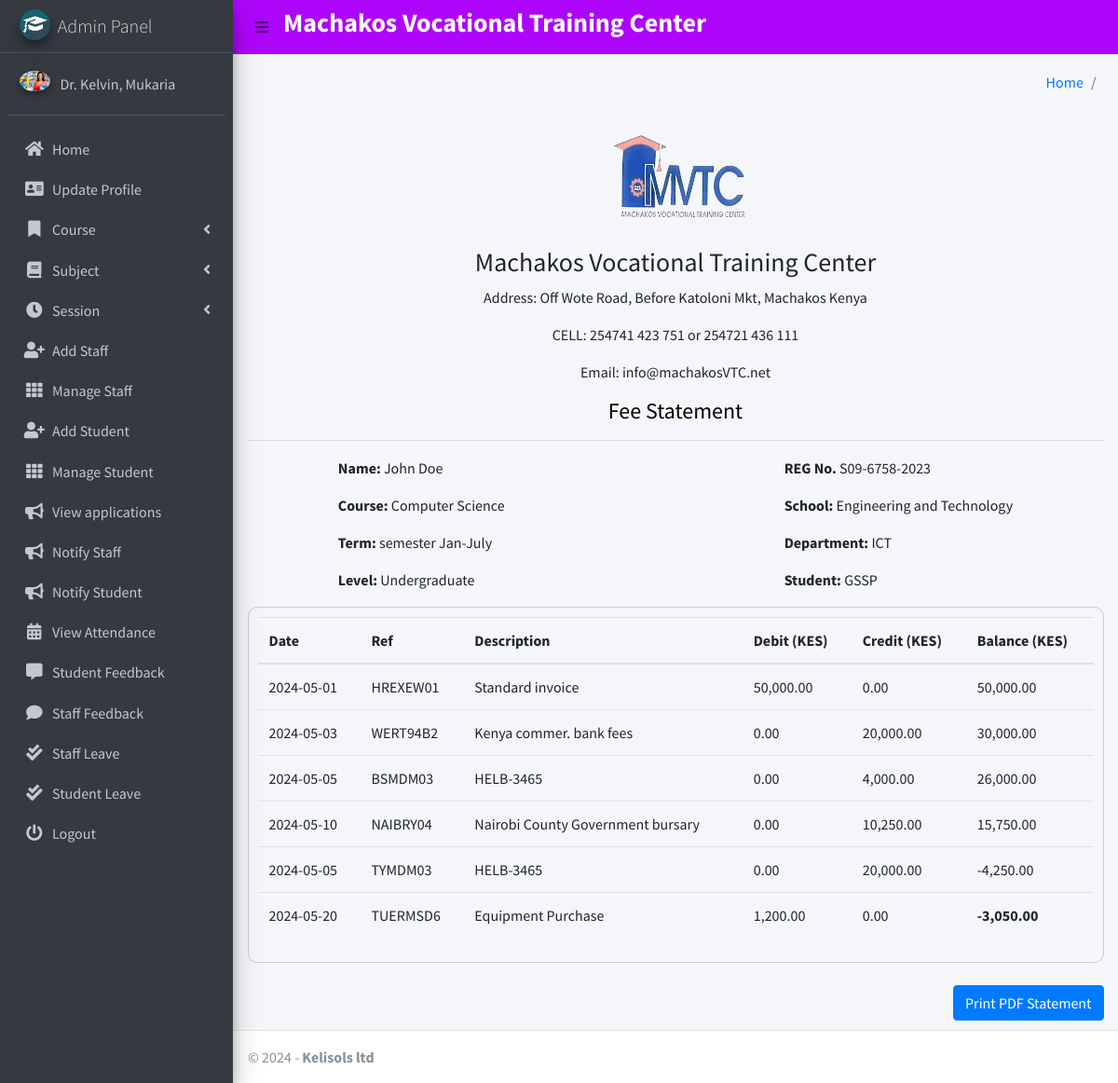
The page /student/view/fees/ (signed in) on the database its author committed.
### main_app/models.py (models this page shows)
class CustomUser(AbstractUser):
    USER_TYPE = ((1, "HOD"), (2, "Staff"), (3, "Student"))
    GENDER = [("M", "Male"), ("F", "Female")]
    username = None  # Removed username, using email instead
    email = models.EmailField(unique=True)
    user_type = models.CharField(default=1, choices=USER_TYPE, max_length=1)
    gender = models.CharField(max_length=1, choices=GENDER)
    profile_pic = models.ImageField()
    address = models.TextField()
    fcm_token = models.TextField(default="")  # For firebase notifications
    created_at = models.DateTimeField(auto_now_add=True)
    updated_at = models.DateTimeField(auto_now=True)
    USERNAME_FIELD = "email"
    REQUIRED_FIELDS = []
    objects = CustomUserManager()
    def __str__(self):
        return self.last_name + ", " + self.first_name

### main_app/student_views.py (the view)
# urls.py: path('student/view/fees/', student_views.student_view_fees,name='student_view_fees'),
def student_view_fees(request):
    return render(request, "student_template/student_view_fees.html")

### main_app/templates/student_template/student_view_fees.html (shortened to what this page needs)
{% extends 'main_app/base.html' %}
{% load static %}
{% block content %}
<section class="content">
    <div class="container ">
        <div class="centered">
          <div class="university-info">
            <img src="{% static 'dist/img/Logo.png' %}" alt="University Logo" class="university-logo mb-4">
                <h3>Machakos Vocational Training Center</h3>
                <p>Address: Off Wote Road, Before Katoloni Mkt, Machakos Kenya</p>
                <p>CELL: 254741 423 751   or  254721 436 111 </p>
                <P>Email: info@machakosVTC.net</P>
               <strong><h4 id="Fee">Fee Statement</h4></strong>
            </div>
            <hr>
        </div>
        <div class="row" style="text-align: start;">
            <table style="margin: 0 auto;">
                <tr>
                    <td style="padding-right: 150px;">
                        <p><strong>Name:</strong> John Doe</p>
                        <p><strong>Course:</strong> Computer Science</p>
                        <p><strong>Term:</strong> semester Jan-July</p>
                        <p><strong>Level:</strong> Undergraduate</p>
                    </td>
                    <td style="padding-left: 150px;">
                        <p><strong>REG No.</strong> S09-6758-2023</p>
                        <p><strong>School:</strong> Engineering and Technology</p>
                        <p><strong>Department:</strong> ICT</p>
                        <p><strong>Student:</strong> GSSP</p>
                    </td>
                </tr>
            </table>
        </div>
        <div class="fee-statement-table">
            <table class="table">
                <thead>
                    <tr>
                        <th>Date</th>
                        <th>Ref</th>
                        <th>Description</th>
                        <th>Debit (KES)</th>
                        <th>Credit (KES)</th>
                        <th>Balance (KES)</th>
                    </tr>
                </thead>
                <tbody>
                    <tr>
                        <td>2024-05-01</td>
                        <td>HREXEW01</td>
                        <td>Standard invoice</td>
                        <td>50,000.00</td>
                        <td>0.00</td>
                        <td>50,000.00</td>
                    </tr>
                    <tr>
                        <td>2024-05-03</td>
                        <td>WERT94B2</td>
                        <td>Kenya commer. bank fees</td>
                        <td>0.00</td>
                        <td>20,000.00</td>
                        <td>30,000.00</td>
                    </tr>
                    <tr>
                        <td>2024-05-05</td>
                        <td>BSMDM03</td>
                        <td>HELB-3465</td>
                        <td>0.00</td>
                        <td>4,000.00</td>
                        <td>26,000.00</td>
                    </tr>
                    <tr>
                        <td>2024-05-10</td>
                        <td>NAIBRY04</td>
                        <td>Nairobi County Government bursary</td>
                        <td>0.00</td>
                        <td>10,250.00</td>
                        <td>15,750.00</td>
                    </tr>
                    <tr>
                        <td>2024-05-05</td>
                        <td>TYMDM03</td>
                        <td>HELB-3465</td>
                        <td>0.00</td>
                        <td>20,000.00</td>
                        <td>-4,250.00</td>
                    </tr>
                    <tr>
                        <td>2024-05-20</td>
                        <td>TUERMSD6</td>
                        <td>Equipment Purchase</td>
                        <td>1,200.00</td>
                        <td>0.00</td>
                        <td><STRong>-3,050.00</STRong></td>
                    </tr>
                </tbody>
            </table>
        </div>
<br>
        <button style="float: right;" class="btn btn-primary d-print-none" onclick="window.print()">Print PDF Statement</button>
   <br><br> </div>
</section>
{% endblock content %}

### main_app/templates/main_app/sidebar_template.html (shortened to what this page needs)
{% load static %}
<aside class="main-sidebar sidebar-dark-info elevation-4" >
    {% if request.user.user_type == '1' %}
    <a href="{% url 'admin_home' %}" class="brand-link">
        <img src="{% static 'dist/img/cmsl.png' %} " alt="AdminLTE Logo"
            class="brand-image img-circle elevation-3" >
        <span class="brand-text font-weight-light">Admin Panel</span>
    </a>
    <div class="sidebar" >
        <div class="user-panel mt-3 pb-3 mb-3 d-flex">
            <div class="image">
                <img src="{{ request.user.profile_pic}}" class="img-circle elevation-2" alt="User Image">
            </div>
            <div class="info">
                <a href="#" class="d-block">{{user}}</a>
            </div>
        </div>
        <nav class="mt-2">
            <ul class="nav nav-pills nav-sidebar flex-column" data-widget="treeview" role="menu" data-accordion="false">
                <li class="nav-item">
                    {% url 'admin_home' as admin_home %}
                    <a href="{{admin_home}}" class="nav-link {% if admin_home == request.path %} active {% endif %}">
                        <i class="nav-icon fas fa-home"></i>
                        <p>
                            Home
                        </p>
                    </a>
                </li>
                <li class="nav-item">
                    {% url 'admin_view_profile' as admin_view_profile %}
                    <a href="{{admin_view_profile}}"
                        class="nav-link {% if admin_view_profile == request.path %} active {% endif %}">
                        <i class="nav-icon fas fa-address-card"></i>
                        <p>
                            Update Profile
                        </p>
                    </a>
                </li>
                <li class="nav-item has-treeview">
                    <a href="#" class="nav-link">
                        <i class="nav-icon fas fa-bookmark"></i>
                        <p>
                            Course
                            <i class="fas fa-angle-left right"></i>
                        </p>
                    </a>
                </li>
                <li class="nav-item has-treeview">
                    <a href="#" class="nav-link">
                        <i class="nav-icon fas fa-book"></i>
                        <p>
                            Subject
                            <i class="fas fa-angle-left right"></i>
                        </p>
                    </a>
                </li>
                <li class="nav-item has-treeview">
                    <a href="#" class="nav-link">
                        <i class="nav-icon fas fa-clock"></i>
                        <p>
                            Session
                            <i class="fas fa-angle-left right"></i>
                        </p>
                    </a>
                </li>
                <li class="nav-item">
                    {% url 'add_staff' as add_staff %}
                    <a href="{{add_staff}}" class="nav-link {% if add_staff == request.path %} active {% endif %}">
                        <i class="nav-icon fas fa-user-plus"></i>
                        <p>
                            Add Staff
                        </p>
                    </a>
                </li>
                <li class="nav-item">
                    {% url 'manage_staff' as manage_staff %}
                    {% url 'edit_staff' staff_id as edit_staff %}
                    <a href="{{manage_staff}}"
                        class="nav-link {% if manage_staff == request.path or request.path == edit_staff %} active {% endif %}">
                        <i class="nav-icon fas fa-th"></i>
                        <p>
                            Manage Staff
                        </p>
                    </a>
                </li>
                <li class="nav-item">
                    {% url 'add_student' as add_student%}
                    <a href="{{add_student}}" class="nav-link  {% if add_student == request.path %} active {% endif %}">
                        <i class="nav-icon fas fa-user-plus"></i>
                        <p>
                            Add Student
                        </p>
                    </a>
                </li>
                <li class="nav-item">
                    {% url 'manage_student' as manage_student %}
                    {% url 'edit_student' student_id as edit_student %}
                    <a href="{{manage_student}}"
                        class="nav-link  {% if edit_student == request.path or manage_student == request.path %} active {% endif %}">
                        <i class="nav-icon fas fa-th"></i>
                        <p>
                            Manage Student
                        </p>
                    </a>
                </li>
                <li class="nav-item">
                    {% url 'applicants_list' as applicants_list %}
                    <a href="{{applicants_list}}"
                        class="nav-link {% if applicants_list == request.path %} active {% endif %}">
                        <i class="nav-icon fas fa-bullhorn"></i>
                        <p>
                            View applications
                        </p>
                    </a>
                </li>
                <li class="nav-item">
                    {% url 'admin_notify_staff' as admin_notify_staff %}
                    <a href="{{admin_notify_staff}}"
                        class="nav-link {% if admin_notify_staff == request.path %} active {% endif %}">
                        <i class="nav-icon fas fa-bullhorn"></i>
                        <p>
                            Notify Staff
                        </p>
                    </a>
                </li>
                <li class="nav-item">
                    {% url 'admin_notify_student' as admin_notify_student %}
                    <a href="{{admin_notify_student}}"
                        class="nav-link {% if admin_notify_student == request.path %} active {% endif %}">
                        <i class="nav-icon fas fa-bullhorn"></i>
                        <p>
                            Notify Student
                        </p>
                    </a>
                </li>
                <li class="nav-item">
                    {% url 'admin_view_attendance' as admin_view_attendance %}
                <li class="nav-item">
                    <a href="{{admin_view_attendance}}"
                        class="nav-link  {% if admin_view_attendance == request.path %} active {% endif %}">
                        <i class="nav-icon fas fa-calendar-alt"></i>
                        <p>
                            View Attendance
                        </p>
                    </a>
                </li>
                <li class="nav-item">
                    {% url 'student_feedback_message' as student_feedback_message %}
                    <a href="{{ student_feedback_message }}"
                        class="nav-link  {% if student_feedback_message == request.path %} active {% endif %}">
                        <i class="nav-icon fas fa-comment-alt"></i>
                        <p>
                            Student Feedback
                        </p>
                    </a>
                </li>
                <li class="nav-item">
                    {% url 'staff_feedback_message' as staff_feedback_message %}
                    <a href="{{staff_feedback_message}}"
                        class="nav-link   {% if staff_feedback_message == request.path %} active {% endif %}">
                        <i class="nav-icon fas fa-comment"></i>
                        <p>
                            Staff Feedback
                        </p>
                    </a>
                </li>
                <li class="nav-item">
                    {% url 'view_staff_leave' as view_staff_leave %}
                    <a href="{{view_staff_leave}}"
                        class="nav-link  {% if view_staff_leave == request.path %} active {% endif %}">
                        <i class="nav-icon fas fa-check-double"></i>
                        <p>
                            Staff Leave
                        </p>
                    </a>
                </li>
                <li class="nav-item">
                    {% url 'view_student_leave' as view_student_leave %}
                    <a href="{% url 'view_student_leave' %}"
                        class="nav-link  {% if view_student_leave == request.path %} active {% endif %}">
                        <i class="nav-icon fas fa-check-double"></i>
                        <p>
                            Student Leave
                        </p>
                    </a>
                </li>
                                        {% endif %}
                                        <li class="nav-item">
                                            <a href="{% url 'user_logout' %}"
                                                onclick="return confirm('Your session would be terminated.\n\nProceed?')"
                                                class="nav-link">
                                                <i class="nav-icon fas fa-power-off"></i>
                                                <p>
                                                    Logout
                                                </p>
                                            </a>
                                        </li>
                                    </ul>
                                </nav>
                            </div>
</aside>

### main_app/templates/student_template/student_view_fees.html (style rules this page uses)
.university-logo { max-height: 100px; }
.university-info { text-align: center; }
.centered { text-align: center; }
.fee-statement-table { border: 1px solid #ccc; border-radius: 10px; padding: 10px; }
#Fee { color: rgb(0, 0, 0); }

### rows shown on the page
CustomUser: user.profile_pic (picture), last_name+first_name "Dr. Kelvin, Mukaria"
